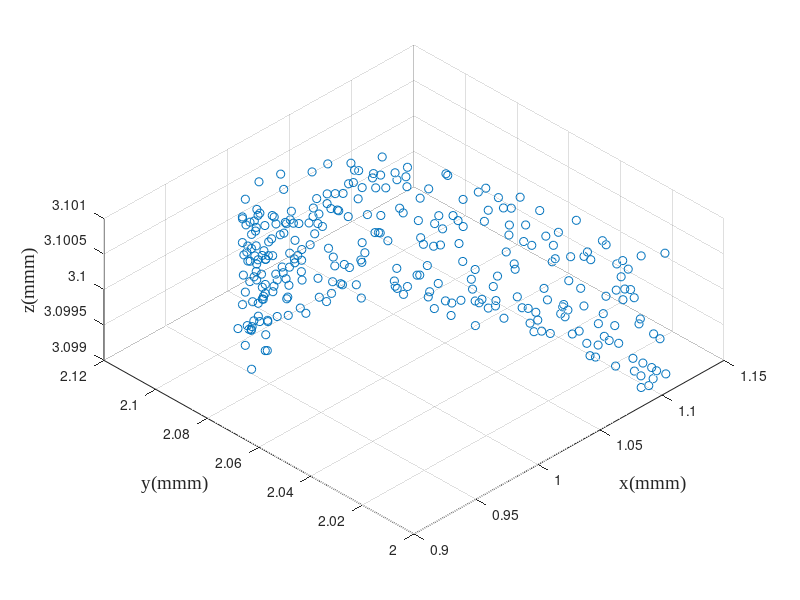

MATLAB code to generate this figure: (Note: this script raises an error after producing the figure.)
% 给定刀具波纹度拟合曲线和已加工曲面拟合曲线，给定残高，求各个刀位点的切宽
% 方案：先求切宽和残高的定量关系；然后考虑如何移动各个刀位点，微调来获得所要求的残高
close all;
clear; clc;
addpath(genpath('funcs'));

% global variables
% global textFontSize textFontType unit fitMethod paramMethod;
FitMethod = 'Levenberg-Marquardt';
ParamMethod = 'centripetal';
unit = 'mm';
textFontSize = 14;
textFontType = 'Times New Roman';

%% simulation initialization
debug = 3;
switch debug
    case 2 % 2D tool profile simulation
        cx0 = 0; % unit: mm
        cy0 = 0; % unit: mm
        r0 = 0.1; % unit: mm
        noise = 0.03;
        zNoise = 0.01;
        theta = linspace(0,2*pi/3,200);
        r = r0*(1 - noise + 2*noise*rand(1,length(theta)));
        toolOri(1,:) = r.*cos(theta) + cx0;
        toolOri(2,:) = r.*sin(theta) + cy0;
        toolOri(3,:) = zeros(1,length(theta));
        rmse0 = sqrt(...
                    sum(...
                        ((toolOri(1,:) - cx0).^2 + (toolOri(2,:) - cy0).^2 - r0^2).^2) ...
                /length(theta));
        clear theta r;
    case 3 % 3D tool profile simulation
        cx0 = 1; % unit:mm
        cy0 = 2; % unit:mm
        cz0 = 3; % unit:mm
        r0 = 0.1; % unit:mm
        noise = 0.05;
        zNoise = 0.01;
        theta = linspace(0,2*pi/3,300);
        r = r0*(1 - noise + 2*noise*rand(1,length(theta)));
        toolOri(1,:) = cx0 + r.*cos(theta);
        toolOri(2,:) = cy0 + r.*sin(theta);
        toolOri(3,:) = cz0 + r0*(1 - zNoise + 2*zNoise*rand(1,length(theta)));
        rmse0 = sqrt( ...
            sum((toolOri - ndgrid([cx0;cy0;cz0],1:length(theta)).^2),2) ...
            /length(theta));
        clear theta r;
    otherwise
        toolInput = inputdlg({'Tool fitting method','Tool parameterization method', ...
            'Unit','Font type in figure','Font size in figure'}, ...
            'Tool Processing Input', ...
            [1 20; 1 20; 1 20; 1 20; 1 20], ...
            {'Levenberg-Marquardt','centripetal','\mu m','Times New Roman','14'}, ...
            'WindowStyle');
        FitMethod = toolInput{1};
        ParamMethod = toolInput{2};
        unit = toolInput{3};
        textFontType = toolInput{4};
        textFontSize = str2double(toolInput{5});
        % tool measurement file loading
        [fileName,dirName] = uigetfile({ ...
            '*.mat','MAT-files(*.mat)'; ...
            '*.txt','text-files(*.txt)'; ...
            '*.*','all files(*.*)'...
            }, ...
            'Select one tool tip measurement data', ...
            'Tool\', ...
            'MultiSelect','off');
        pathName = fullfile(dirName,fileName);
        dataOri = load(pathName); % load from file, n*2 matrix
        % data pre-processing
        toolOri = dataOri;
end

f1 = figure('Name','original scatters of the tool');
scatter3(toolOri(1,:),toolOri(2,:),toolOri(3,:));
hold on; grid on;
% axis equal;
xlabel(['x(',unit,'m)'],'FontSize',textFontSize,'FontName',textFontType);
ylabel(['y(',unit,'m)'],'FontSize',textFontSize,'FontName',textFontType);
zlabel(['z(',unit,'m)'],'FontSize',textFontSize,'FontName',textFontType);
view(-45,60);
clear theta theta1 theta2;

%% 由(x,y)图获得刃口圆心半径以及波纹度函数
nCPts = size(toolOri,2);
[~,radius,includedAngle,toolFit,rmseLsc] = toolFit3D(toolOri,FitMethod);
% plot the fitting results
f2 = figure('Name','tool sharpness fitting result');
xLim = 1.1*max(toolFit(1,:));
quiver(-xLim,0,2*xLim,0,'AutoScale','off','Color',[0,0,0],'MaxHeadSize',0.1); % X axis
hold on;
text(0.9*xLim,-.05*radius,'x','FontSize',textFontSize,'FontName',textFontType);
quiver(0,-0.2*radius,0,1.3*radius,'AutoScale','off','Color',[0,0,0],'MaxHeadSize',0.1); % Y axis
text(0.05*xLim,1.2*radius,'y','FontSize',textFontSize,'FontName',textFontType);
plot(toolFit(1,:),toolFit(2,:),'Color',[0,0.45,0.74]); % tool edge scatters
theta = (pi/2 - includedAngle/2):0.01:(pi/2 + includedAngle/2);
xtmp = radius*cos(theta);
ytmp = radius*sin(theta);
plot(xtmp,ytmp,'Color',[0.85,0.33,0.10]); % tool edge circle
scatter(0,0,'MarkerFaceColor',[0.85,0.33,0.10],'MarkerEdgeColor',[0.85,0.33,0.10]); % tool edge center
quiver(0,0,0,0.5*radius,'AutoScale','off','Color',[0.93,0.69,0.13], ...
    'LineWidth',2.5,'MaxHeadSize',0.3); % tool edge normal
line([0,xtmp(1)],[0,ytmp(1)],'LineStyle','--','Color',[0.85,0.33,0.10]);
line([0,xtmp(end)],[0,ytmp(end)],'LineStyle','--','Color',[0.85,0.33,0.10]);
% xlim([-1.1*xLim,1.1*xLim]);
axis equal;
% set(gca,'TickLabelInterpreter','tex');
xlabel(['x(',unit,'m)'],'FontSize',textFontSize,'FontName',textFontType);
ylabel(['y(',unit,'m)'],'FontSize',textFontSize,'FontName',textFontType);
legend('','','tool edge','tool fitting arc','tool center', ...
    'tool normal vector','Location','northeast');
clear xtmp ytmp theta xLim; % 删除画图的临时变量

% Cartesian coordinate to cylindrical coordinate
toolTheta = atan2(toolFit(2,:),toolFit(1,:));
toolR = vecnorm(toolFit,2,1);
figure('name','tool curve');
tiledlayout(2,1);
nexttile;
plot(toolTheta*180/pi,toolR); hold on;
title('tool curve','FontSize',textFontSize,'FontName',textFontType);
ylabel({'polar diameter',['(',unit,'m)']},'FontSize',textFontSize,'FontName',textFontType);
nexttile;
plot(toolTheta*180/pi,toolR - radius); hold on;
title('tool waviness','FontSize',textFontSize,'FontName',textFontType);
ylabel({'polar diameter error',['(',unit,'m)']},'FontSize',textFontSize,'FontName',textFontType);
xlabel('central angle\theta(°)','FontSize',textFontSize,'FontName',textFontType);

%% 车刀轮廓插值 two methods to interpolate
k = 3; % degree of the B-spline
u = 0:0.0002:1;
nPts = length(u);

% B-spline interpolate in the polar coordinate
[toolPt,toolBform] = bsplinePts_spapi(toolFit,k,u, ...
    'ParamMethod',ParamMethod,'CoordinateType','Cartesian'); 
toolCpts = toolBform.coefs;

% [toolCpts,U] = bSplineCpts(toolFit',k,'chord');
% toolDim = size(toolCpts,2);
% toolPt2 = zeros(nPts,toolDim);
% for i = 1:nPts
%     toolPt2(i,:) = bSplinePt(toolCpts,k,u(i),U);
% end
% toolPt2 = toolPt2';
% 
% plot the difference between the two
% figure('Name','Comparison between the self function and the Mathworks ons');
% tiledlayout(2,1,"TileSpacing","tight","Padding","tight");
% nexttile;
% plot(u',toolPt2(1,:) - toolPt(1,:)); hold on;
% ylabel('\Delta x');
% nexttile;
% plot(u',toolPt2(2,:) - toolPt(2,:)); hold on;
% ylabel('\Delta y');
% xlabel('u');

% plot the interpolation results
figure('Name','Tool Interpolation Results');
plot(toolFit(1,:),toolFit(2,:),'--.', ...
    'MarkerSize',8,'Color',[0,0.447,0.741]); hold on;
plot(toolCpts(1,:),toolCpts(2,:),'x','Color',[0.32,0.55,0.19],'MarkerSize',5);
plot(toolPt(1,:),toolPt(2,:),'Color',[0.635,0.078,0.184]);
axis equal
legend('Measured Pts','Control Pts','Fitting Pts','Location','best');

% plot the interpolation error
% figure('Name','Tool interpolation Error');

%% save the tool interpolation results
center = [0;0;0];
toolFit = [toolFit(1,:);zeros(1,nCPts);toolFit(2,:)];
toolBform.coefs = [toolBform.coefs(1,:);zeros(1,nCPts);toolBform.coefs(2,:)];
toolPt = [toolPt(1,:);zeros(1,nPts);toolPt(2,:)]; % get
toolEdgeNorm = [0;0;1];
cutDirect = [0;-1;0]; % Caution!!!
toolDirect = [1;0;0];
[toolFileName,toolDirName,toolFileType] = uiputfile({ ...
        '*.mat','MAT-file(*.mat)'; ...
        '*.txt','text-file(.txt)';...
        '*.*','all file(*.*)';...
        }, ...
        'Select the directory and filename to save the tool model', ...
        ['output_data/tool/toolTheo',datestr(now,'yyyymmddTHHMMSS'),'.mat']);
toolFile = fullfile(toolDirName,toolFileName);
switch toolFileType
    case 0 % no saving files
        msgfig = msgbox("No tool model saved","Warning","warn","modal");
        uiwait(msgfig);
    case 1 % *.mat
        Comments = cell2mat(inputdlg( ...
            'Enter Comment of the tool model:', ...
            'Saving Comments', ...
            [5 60], ...
            string(datestr(now))));
        save(toolFile,"Comments","unit","FitMethod","ParamMethod", ... % comments and notes
            "center","radius","includedAngle", ... % tool fitting results
            "toolEdgeNorm","toolDirect","cutDirect","toolBform", ... % tool interpolation results
            "toolPt","toolFit"); % auxiliary data
        % toolPt, toolCpts, toolFit are useless in the following process at present
    otherwise
        msgfig = msgbox("File type error","Error","error","modal");
        uiwait(msgfig);
end

%%
% rmpath(genpath('funcs'));
